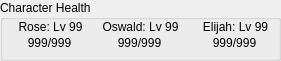
  <widget class="QGroupBox" name="CharacterHealth">
   <property name="geometry">
    <rect>
     <x>330</x>
     <y>150</y>
     <width>281</width>
     <height>61</height>
    </rect>
   </property>
   <property name="title">
    <string>Character Health</string>
   </property>
   <widget class="QLabel" name="RoseName">
    <property name="geometry">
     <rect>
      <x>15</x>
      <y>19</y>
      <width>71</width>
      <height>16</height>
     </rect>
    </property>
    <property name="text">
     <string>Rose: Lv 99</string>
    </property>
    <property name="alignment">
     <set>Qt::AlignCenter</set>
    </property>
   </widget>
   <widget class="QLabel" name="OzName">
    <property name="geometry">
     <rect>
      <x>100</x>
      <y>19</y>
      <width>81</width>
      <height>16</height>
     </rect>
    </property>
    <property name="text">
     <string>Oswald: Lv 99</string>
    </property>
    <property name="alignment">
     <set>Qt::AlignCenter</set>
    </property>
   </widget>
   <widget class="QLabel" name="EliName">
    <property name="geometry">
     <rect>
      <x>200</x>
      <y>19</y>
      <width>71</width>
      <height>16</height>
     </rect>
    </property>
    <property name="text">
     <string>Elijah: Lv 99</string>
    </property>
    <property name="alignment">
     <set>Qt::AlignCenter</set>
    </property>
   </widget>
   <widget class="QLabel" name="RoseHP">
    <property name="geometry">
     <rect>
      <x>19</x>
      <y>33</y>
      <width>61</width>
      <height>20</height>
     </rect>
    </property>
    <property name="text">
     <string>999/999</string>
    </property>
    <property name="alignment">
     <set>Qt::AlignCenter</set>
    </property>
   </widget>
   <widget class="QLabel" name="OzHP">
    <property name="geometry">
     <rect>
      <x>114</x>
      <y>33</y>
      <width>51</width>
      <height>20</height>
     </rect>
    </property>
    <property name="text">
     <string>999/999</string>
    </property>
    <property name="alignment">
     <set>Qt::AlignCenter</set>
    </property>
   </widget>
   <widget class="QLabel" name="EliHP">
    <property name="geometry">
     <rect>
      <x>209</x>
      <y>33</y>
      <width>51</width>
      <height>20</height>
     </rect>
    </property>
    <property name="text">
     <string>999/999</string>
    </property>
    <property name="alignment">
     <set>Qt::AlignCenter</set>
    </property>
   </widget>
  </widget>
